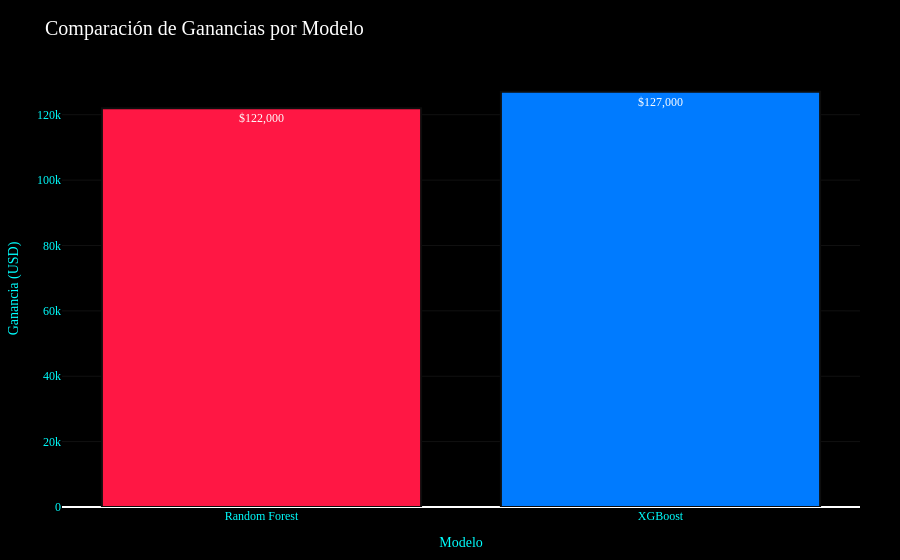

Here is the notebook cell this chart was saved with:
### Code cell
# === PASO 8: COMPARACIÓN DE GANANCIAS ===

ganancias = {
    "Random Forest": ganancia_final,
    "XGBoost": ganancia_xgb
}

# 🎨 Paleta de colores masculinos / tecnológicos
colores = ["#ff1744", "#007bff", "#00e676"]

fig = go.Figure(data=[
    go.Bar(
        x=list(ganancias.keys()),
        y=list(ganancias.values()),
        text=[f"${v:,.0f}" for v in ganancias.values()],
        textposition="auto",
        marker_color=colores,  # 🔹 Cada barra con un color distinto
        marker_line=dict(color="#000000", width=1.8)
    )
])

fig.update_layout(
    title="Comparación de Ganancias por Modelo",
    xaxis_title="Modelo",
    yaxis_title="Ganancia (USD)",
    title_font=dict(size=20, color="white", family="Orbitron"),
    paper_bgcolor="#000000",
    plot_bgcolor="#000000",
    font=dict(color="#e0f7ff", family="Poppins"),
    xaxis=dict(color="#00ffff", tickangle=0),
    yaxis=dict(color="#00ffff", gridcolor="#111"),
    margin=dict(l=40, r=40, t=70, b=40),
    showlegend=False
)

# ✨ Efecto hover + contraste suave
fig.update_traces(
    hovertemplate="<b>%{x}</b><br>Ganancia: %{y:$,.0f}<extra></extra>",
    marker_line_width=2,
    marker_line_color="#0d0d0d"
)

fig.show()

### Figure 1 — Plotly figure (JSON) as saved in the notebook; plotly's stock layout.template omitted (floating-point values rounded to 4 significant figures)
{"data": [{"hovertemplate": "<b>%{x}</b><br>Ganancia: %{y:$,.0f}<extra></extra>", "marker": {"color": ["#ff1744", "#007bff", "#00e676"], "line": {"color": "#0d0d0d", "width": 2}}, "text": ["$122,000", "$127,000"], "textposition": "auto", "type": "bar", "x": ["Random Forest", "XGBoost"], "y": [122000, 127000]}], "layout": {"font": {"color": "#e0f7ff", "family": "Poppins"}, "margin": {"b": 40, "l": 40, "r": 40, "t": 70}, "paper_bgcolor": "#000000", "plot_bgcolor": "#000000", "showlegend": false, "title": {"font": {"color": "white", "family": "Orbitron", "size": 20}, "text": "Comparación de Ganancias por Modelo"}, "xaxis": {"color": "#00ffff", "tickangle": 0, "title": {"text": "Modelo"}}, "yaxis": {"color": "#00ffff", "gridcolor": "#111", "title": {"text": "Ganancia (USD)"}}}}
